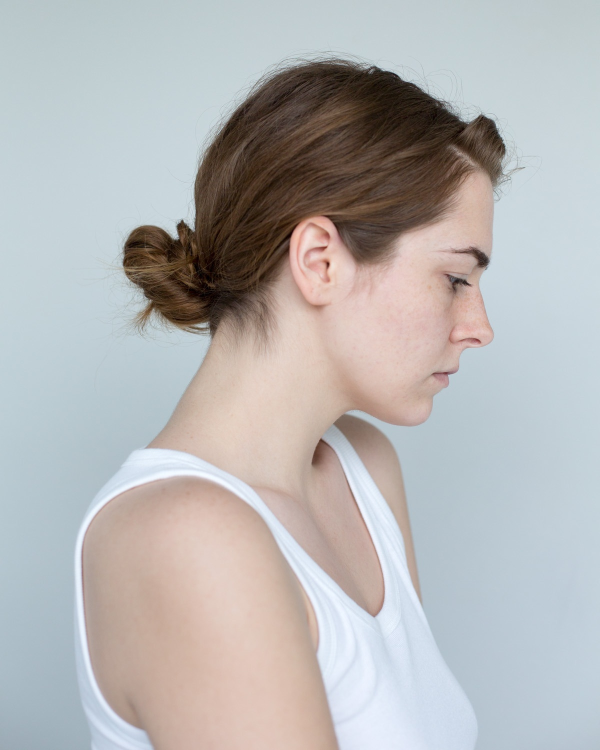
#> input picture mod 1,2,3,4 combining/initial.jpg, 1200 x 1500 px (shown at 1/2 size)
$ python mod1_v2.py
#> lines starting #> are read from the running program, lines starting #| are printed output that depends on the picture; after the words box and inside, x2 and y2 are one past the last pixel; in counts of white or black regions, pixels touching at a corner belong together
### mod 1,2,3,4 combining/button.py
import cv2
import numpy as np

# [4 lines left out: function passer, not called in this run]

def buttonTableCreator(nameList,functionList,colorList,rows,cols,Nbuttons,menuWidth,menuHeight,xPad=0,yPad=0):
	buttonTableList=list()
	buttonWidth=menuWidth//cols
	buttonHeight=menuHeight//rows
	k=0
	for i in range(rows):
		for j in range(cols):
			if(nameList[k]!=' '):
				x=j*buttonWidth+xPad
				y=i*buttonHeight+yPad
				buttonTableList.append(Button(nameList[k],functionList[k],x,y,True,buttonWidth,buttonHeight,colorList[k]))
			k=k+1
			if k==Nbuttons:
				break;
		if k==Nbuttons:
			break;
	return buttonTableList

class Button:
	font=cv2.FONT_HERSHEY_SIMPLEX
	def __init__(self,name,function,x1,y1,WH,wx2,hy2,color=(80,80,80),fontSize=0.7):
		self.x1=x1
		self.y1=y1
		if(WH==True):
			self.width=wx2
			self.height=hy2
			self.x2=self.x1+self.width
			self.y2=self.y1+self.height
		else:
			self.x2=wx2
			self.y2=hy2
			self.width=self.x2-self.x1
			self.height=self.y2-self.y1
		self.name=name
		self.function=function
		self.image=np.zeros((self.height,self.width,3),np.uint8)
		self.createImage(color[0],color[1],color[2],fontSize)

	def createImage(self,b,g,r,fontSize):
		self.image=cv2.rectangle(self.image,(0,0),(self.width,self.height),(b,g,r),-1)
		self.image=cv2.rectangle(self.image,(0,0),(self.width,self.height),(20,20,20),5)
		textSize=cv2.getTextSize(self.name,self.font,fontSize,2)[0]
		textX=int((self.width-(textSize[0]))/2)
		textY=int((self.height+textSize[1])/2)
		cv2.putText(self.image,self.name,(textX,textY), self.font, 0.7,(240,240,240),2,cv2.LINE_AA)

	def implementFunction(self,mouseX,mouseY):
		self.function(self,self.menu,mouseX,mouseY)

	def changeFunction(self,newFunction):
		self.function=newFunction

	def setMenu(self,menu):
		self.menu=menu

	def changeColor(self,b,g,r):
		self.createImage(b,g,r,0.7)

### mod 1,2,3,4 combining/menu.py
import cv2
import numpy as np
import pydialog as pd

# sysWidth=1536
# sysHeight=864
sysWidth,sysHeight=pd.getSysDimensions();
mpW=sysWidth/1536;
mpH=sysHeight/864;

class Menu:
	def __init__(self,x1,y1,WH,wx2,hy2,buttonList,hidden=False):
		x1=int(mpW*x1);
		y1=int(mpH*y1);
		wx2=int(mpW*wx2);
		hy2=int(mpH*hy2);

		self.hidden=hidden
		self.x1=x1
		self.y1=y1
		if(WH==True):
			self.width=wx2
			self.height=hy2
			self.x2=self.x1+self.width
			self.y2=self.y1+self.height
		else:
			self.x2=wx2
			self.y2=hy2
			self.width=self.x2-self.x1
			self.height=self.y2-self.y1
		self.buttonList=buttonList
		self.createImage()
		self.drawButtons()
		self.buttonListAbsolutePositioning()
		self.setButtonMenu()

	def createImage(self):
		self.image=self.image=np.zeros((self.height,self.width,3),np.uint8)+128

	def drawButtons(self):
		for button in self.buttonList:
			x1=button.x1
			y1=button.y1
			x2=button.x2
			y2=button.y2
			self.image[y1:y2,x1:x2]=button.image

	# [18 lines left out: functions drawAButton, implementButtonFunction, not called in this run]

	def buttonListAbsolutePositioning(self):
		for button in self.buttonList:
			button.x1+=self.x1
			button.y1+=self.y1
			button.x2+=self.x1
			button.y2+=self.y1

	def setButtonMenu(self):
		for button in self.buttonList:
			button.setMenu(self)

### mod 1,2,3,4 combining/trackbar.py
import cv2
import numpy as np
# import button as _b
import pydialog as pd

# sysWidth=1536
# sysHeight=864
sysWidth,sysHeight=pd.getSysDimensions();
mpW=sysWidth/1536;
mpH=sysHeight/864;

# [4 lines left out: function passer, not called in this run]

def map(n,x1,y1,x2,y2):
	return int((n*(y2-x2)/(y1-x1))+0.5)

class Trackbar:
	def __init__(self,x1,y1,WH,wx2,hy2,name,window,r1,r2,function,padY=0,padX=0):
		# self.hidden=hidden
		x1=int(mpW*x1);
		y1=int(mpH*y1);
		wx2=int(mpW*wx2);
		hy2=int(mpH*hy2);


		self.x1=x1+padX
		self.y1=y1+padY
		if(WH==True):
			self.width=wx2
			self.height=hy2
			self.x2=self.x1+self.width
			self.y2=self.y1+self.height
		else:
			self.x2=wx2
			self.y2=hy2
			self.width=self.x2-self.x1
			self.height=self.y2-self.y1
		self.number=0
		self.name=name
		self.window=window
		self.r1=r1
		self.r2=r2
		self.function=function
		self.image=np.zeros((self.height,self.width,3),np.uint8)
		self.hby2=self.height//2
		self.createButtonImage()
		self.createTrackBarImage(r1,10)

	def createButtonImage(self):
		buttonWidth=10
		buttonHeight=20
		self.buttonImage=np.zeros((buttonHeight,buttonWidth,3),np.uint8)+255


	def createTrackBarImage(self,number,posX):
		cv2.putText(self.image,self.name+' : '+str(number),(10,self.hby2-20),cv2.FONT_HERSHEY_SIMPLEX, 0.6,(240,240,240),1,cv2.LINE_AA)
		track=cv2.rectangle(self.image,(10,self.hby2),(self.width-10,self.hby2+2),(128,128,128),-1)
		self.image[self.hby2-10:self.hby2+10,posX-5:posX+5]=self.buttonImage

	def setMenu(self,menu):
		self.menu=menu

	# [10 lines left out: function implementFunction, not called in this run]

	def setTrackbarScreen(self,screen):
		self.screen=screen

	# [4 lines left out: function reset, not called in this run]

### mod 1,2,3,4 combining/screen.py
import numpy as np
import cv2

class Screen:
	def __init__(self,image,menuList):
		self.menuList=menuList
		self.background=image
		self.drawMenus()

	def drawMenus(self):
		for menu in self.menuList:
			if(menu.hidden==False):
				x1=menu.x1
				y1=menu.y1
				x2=menu.x2
				y2=menu.y2
				self.background[y1:y2,x1:x2]=menu.image

	def drawAMenu(self,menu):
		if(menu.hidden==False):
			x1=menu.x1
			y1=menu.y1
			x2=menu.x2
			y2=menu.y2
			self.background[y1:y2,x1:x2]=menu.image


	# [27 lines left out: functions implementMenuFunction, hideAMenu, unhideAMenu, not called in this run]

### mod 1,2,3,4 combining/drawingArea.py
import cv2
import numpy as np
import copy

class DrawingArea:
	def __init__(self,x1,y1,WH,wx2,hy2,padxy=0,hidden=False):
		self.hidden=hidden
		self.x1=x1
		self.y1=y1
		if(WH==True):
			self.width=wx2
			self.height=hy2
			self.x2=self.x1+self.width
			self.y2=self.y1+self.height
		else:
			self.x2=wx2
			self.y2=hy2
			self.width=self.x2-self.x1
			self.height=self.y2-self.y1
		self.blank=np.zeros((self.height,self.width,3),np.uint8)+80
		self.image=copy.copy(self.blank)
		self.originalImage=None
		self.editedImage=None
		self.overlay=None
		self.imgHeight=0
		self.imgWidth=0

		self.padxy=padxy

		self.startCol=0
		self.endCol=0
		self.startRow=0
		self.endRow=0

		self.imgX1=0
		self.imgX2=0
		self.imgY1=0
		self.imgY2=0
		#self.createImage()
	def implementButtonFunction(self,mouseX,mouseY):
		pass

	def setOriginalImage(self,image):
		self.originalImage=image
		self.imgHeight=image.shape[0]
		self.imgWidth=image.shape[1]
		self.startCol,self.startRow,self.endCol,self.endRow=self.screenImagePadding(self.originalImage,self.imgHeight,self.imgWidth,self.height-(2*self.padxy),self.width-(2*self.padxy))
		self.imgX1=self.startCol+self.x1
		self.imgY1=self.startRow+self.y1
		self.imgX2=self.endCol+self.x1
		self.imgY2=self.endRow+self.y1
		self.editedImage=image
		self.createBlankOverlay()

	# [5 lines left out: function updateEditImage, not called in this run]


	def createBlankOverlay(self):
		self.overlay=np.zeros((self.imgY2-self.imgY1,self.imgX2-self.imgX1,4),np.uint8)

	def createColorOverlay(self,b,g,r,a):
		self.createBlankOverlay()
		self.overlay[:,:]=(b,g,r,a)

	def screenImagePadding(self,img,he,wi,h,w):

		if(he/wi > h/w):
			newWidth=int(h*wi/he)
			resized=cv2.resize(img, (newWidth,h), interpolation = cv2.INTER_AREA)
			startCol=(((w)-newWidth)//2)+(self.padxy)
			endCol=(((w)+newWidth)//2)+(self.padxy)
			self.image[self.padxy:h+self.padxy,startCol:endCol]=resized
			return (startCol,self.padxy,endCol,self.height-self.padxy)
		else:
			newHeight=int((w)*he/wi)
			resized=cv2.resize(img, (w,newHeight), interpolation = cv2.INTER_AREA)
			startRow=(h-newHeight)//2+self.padxy
			endRow=(h+newHeight)//2+self.padxy
			self.image[startRow:endRow,self.padxy:w+self.padxy]=resized
			return (self.padxy,startRow,self.width-self.padxy,endRow)

### mod 1,2,3,4 combining/pydialog.py
import tkinter as tk
from tkinter import filedialog

def getSysDimensions():
	root=tk.Tk()
	root.withdraw()
	screen_width = root.winfo_screenwidth()
	screen_height = root.winfo_screenheight()
	return screen_width,screen_height

# [11 lines left out: functions getFile, saveFile, not called in this run]

### mod 1,2,3,4 combining/mod1_v2.py
import cv2
import numpy as np
import pydialog as pd
import copy
import menu as _m
import button as _b
import screen as _s
import drawingArea as _da
import trackbar as _t
import sys


# sysWidth=1536
# sysHeight=864

screenCopy=None
flagg=True

editionList=[]
editedImageIndex=0

overlayBlank=None
overlayList=[]
currentOverlay=None

sysWidth,sysHeight=pd.getSysDimensions()
screenBlank=np.zeros((sysHeight,sysWidth,3),np.uint8)+50
screenList=list()


bdownflag=False
flag=False

xUnit=sysWidth//10
yUnit=sysHeight//10

gray=(50,50,50)

mainMenuFlag=False
# [4 lines left out: function quitToMainMenu, not called in this run]

def exitProgram(a,b,c,d):
	raise SystemExit

def exitModule(a,b,c,d):
	global controlFlag
	controlFlag=False

# cv2.namedWindow('screen',cv2.WINDOW_NORMAL)
# [59 lines left out: functions next, save, redo, undo, createScreenColor, createColorScreen and 1 more, not called in this run]

def drawImage():
	print('hi hi hi')
	pass

# final=blendImage(resizedOverlay,drawArea.originalImage)
# [60 lines left out: functions blendImage, blendCurrentandBlank, screenBlend, blender, not called in this run]

def nothing(a):
	pass

def changeBrushTransparency(transparency):
	brush.setTransparency(transparency)

def changeBrushSize(number):
	brush.setSize(number+1)

# [34 lines left out: functions showBrush, showXYpos, open, not called in this run]

def imageOpener(img):
	global final
	if (img is not None):
		final=img
		drawArea.image=copy.copy(drawArea.blank)
		currentScreen.drawAMenu(drawArea)
		drawArea.setOriginalImage(img)
		currentScreen.drawAMenu(drawArea)
		cv2.imshow('screen',currentScreen.background)

		editionList.clear()
		editedImageIndex=0
		editionList.append(copy.copy(currentScreen.background)[drawArea.imgY1:drawArea.imgY2,drawArea.imgX1:drawArea.imgX2])

		overlayList.clear()
		overlayBlank=np.zeros((sysHeight,sysWidth,4),np.uint8)
		overlayList.append(copy.copy(overlayBlank)[drawArea.y1:drawArea.y2,drawArea.x1:drawArea.x2])

# [15 lines left out: function highlightdoodleBF, not called in this run]

def map(n,x1,y1,x2,y2):
	return int((n*(y2-x2)/(y1-x1))+0.5)

# [54 lines left out: functions sets1m3, chooseColor, functionerMenu, passer, not called in this run]


class Trackbar:
	# [34 lines left out: functions __init__, createButtonImage, createTrackBarImage, not called in this run]

	def setMenu(self,menu):
		self.menu=menu

	# [10 lines left out: function implementFunction, not called in this run]

class Brush:
	def __init__(self):
		self.type=0
		self.b=0
		self.g=0
		self.r=0
		self.size=1
		self.transparency=0
		self.createDoodleImage()

		#self.image=cv2.cvtColor(self.image,cv2.BGR2BGRA)
	def createDoodleImage(self):
		self.image=np.zeros((self.size,self.size,4),np.uint8)
		cv2.circle(self.image,(self.size//2,self.size//2),self.size//2,(self.b,self.g,self.r,255-self.transparency),-1)
		_,self.mask=cv2.threshold(self.image[:,:,3],1,255,cv2.THRESH_BINARY)
		self.inv_mask=cv2.bitwise_not(self.mask)

	# [28 lines left out: functions createHighlightImage, setColor, setSize, setTransparency, not called in this run]

brush=Brush()

m1nlist=('Main Menu','Next','Undo','Redo')
m1flist=(quitToMainMenu,next,undo,redo)
m1clist=(gray,gray,gray,gray)
m1blist=_b.buttonTableCreator(m1nlist,m1flist,m1clist,2,2,4,325,218,10,10)
m1=_m.Menu(1181,10,False,1526,248,m1blist)

m3nlist=('C','','','','','','','','','','','','','','','')
m3flist=(passer,chooseColor,chooseColor,chooseColor,chooseColor,chooseColor,chooseColor,chooseColor,chooseColor,chooseColor,chooseColor,chooseColor,chooseColor,chooseColor,chooseColor,chooseColor)
m3clist=((0,0,0),(255,255,255),(128,128,128),(0,0,0),(0,0,255),(128,0,255),(255,0,255),(255,0,128),(255,0,0),(255,128,0),(255,255,0),(128,255,0),(0,255,0),(0,255,128),(0,255,255),(0,128,255))
m3blist=_b.buttonTableCreator(m3nlist,m3flist,m3clist,4,4,16,325,288,10,298)
tb1=_t.Trackbar(10,20,True,325,100,'Brush Size','screen',1,101,changeBrushSize,168)
#> in createTrackBarImage, `self.image[self.hby2-10:self.hby2+10,posX-5:posX+5]=self.buttonImage`:
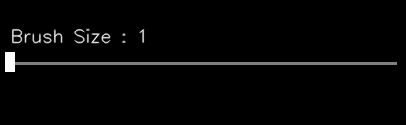
#> self.image: shape (125, 406, 3); min 0, max 255, mean 5.5
tb2=_t.Trackbar(10,20,True,325,100,'Transparency','screen',0,256,changeBrushTransparency,58)
#> call 2 of createTrackBarImage, with number = 0, posX = 10
#> in createTrackBarImage (call 2), `track=cv2.rectangle(self.image,(10,self.hby2),(self.width-10,self.hby2..`:
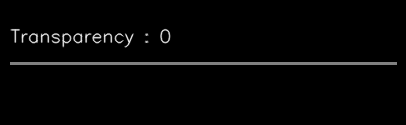
#> self.image: shape (125, 406, 3); min 0, max 235, mean 4.9
#> in createTrackBarImage (call 2), `self.image[self.hby2-10:self.hby2+10,posX-5:posX+5]=self.buttonImage`:
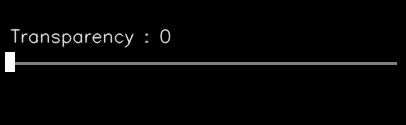
#> self.image: shape (125, 406, 3); 0.39% of pixels changed, all inside (x1, y1, x2, y2) = (5, 52, 15, 72)
m3blist.append(tb1)
m3blist.append(tb2)
m3blist.extend(_b.buttonTableCreator(('Highlight','Doodle'),(highlightdoodleBF,highlightdoodleBF),((128,128,128),gray),1,2,2,345-20,62,10,10))
m3=_m.Menu(1181,258,False,1526,854,m3blist,False)

drawArea=_da.DrawingArea(10,10,False,1171,854,70)

s1mlist=(m1,m3,drawArea)
s1=_s.Screen(copy.copy(screenBlank),s1mlist)

tb1.setTrackbarScreen(s1)
tb2.setTrackbarScreen(s1)

overlayBlank=np.zeros((sysHeight,sysWidth,4),np.uint8)
overlayList.append(copy.copy(overlayBlank)[drawArea.y1:drawArea.y2,drawArea.x1:drawArea.x2])

overlayBrush=np.zeros_like(brush.image)

currentScreen=s1
cv2.setMouseCallback('screen',functionerMenu)
cv2.imshow('screen',currentScreen.background)
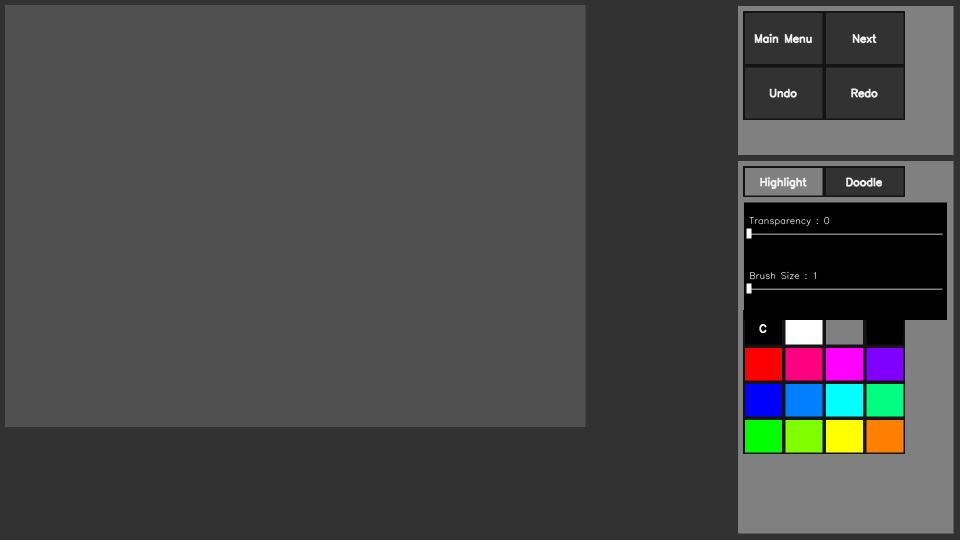
#> window 'screen': shape (1080, 1920, 3) (shown at 1/2 size); mean B, G, R 71.6, 71.6, 71.6

# [6 lines of commented-out code are left out]

moduleImage=cv2.imread('initial.jpg')
#> moduleImage is the input picture: shape (1500, 1200, 3); mean B, G, R 181.1, 181.3, 182.3
imageOpener(moduleImage)
#> in screenImagePadding, `resized=cv2.resize(img, (newWidth,h), interpolation = cv2.INTER_AREA)`:
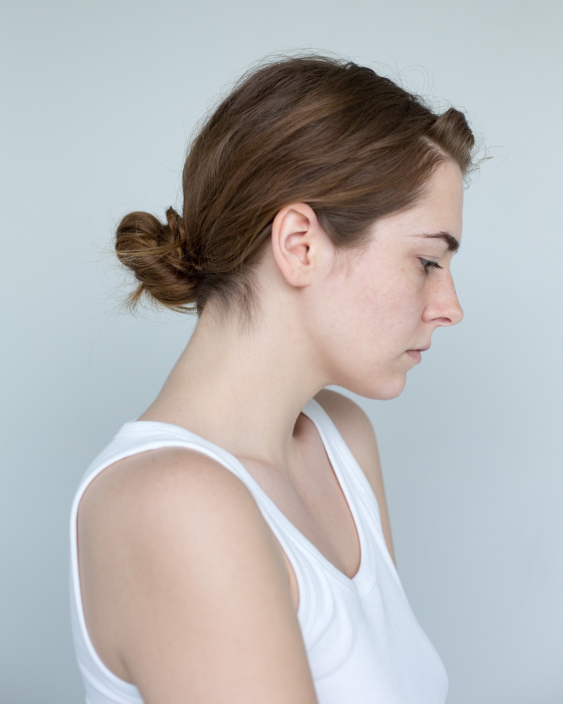
#> resized: shape (704, 563, 3); mean B, G, R 181.1, 181.3, 182.3
#> in screenImagePadding, `self.image[self.padxy:h+self.padxy,startCol:endCol]=resized`:
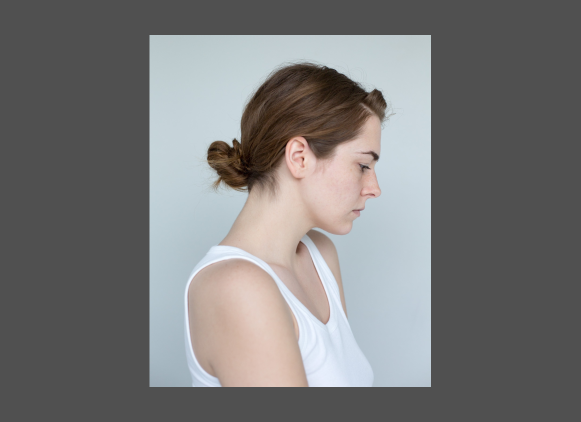
#> self.image: shape (844, 1161, 3) (shown at 1/2 size); mean B, G, R 120.9, 121, 121.4
#> in setOriginalImage, `self.startCol,self.startRow,self.endCol,self.endRow=self.screenImagePa..`: self.startCol = 299; self.startRow = 70; self.endCol = 862; self.endRow = 774
#> in setOriginalImage, `self.imgX1=self.startCol+self.x1`: self.imgX1 = 309
#> in setOriginalImage, `self.imgY1=self.startRow+self.y1`: self.imgY1 = 80
#> in setOriginalImage, `self.imgX2=self.endCol+self.x1`: self.imgX2 = 872
#> in setOriginalImage, `self.imgY2=self.endRow+self.y1`: self.imgY2 = 784
#> in drawAMenu (call 2), `self.background[y1:y2,x1:x2]=menu.image`:
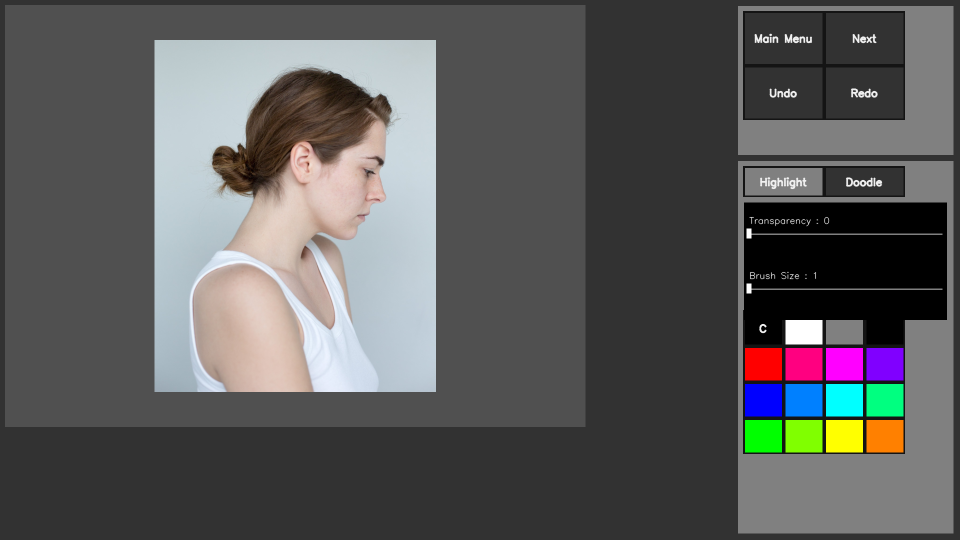
#> self.background: shape (1080, 1920, 3) (shown at 1/2 size); mean B, G, R 90.9, 90.9, 91.1
controlFlag=True
final=None

while controlFlag==True:
	cv2.waitKey(1)
